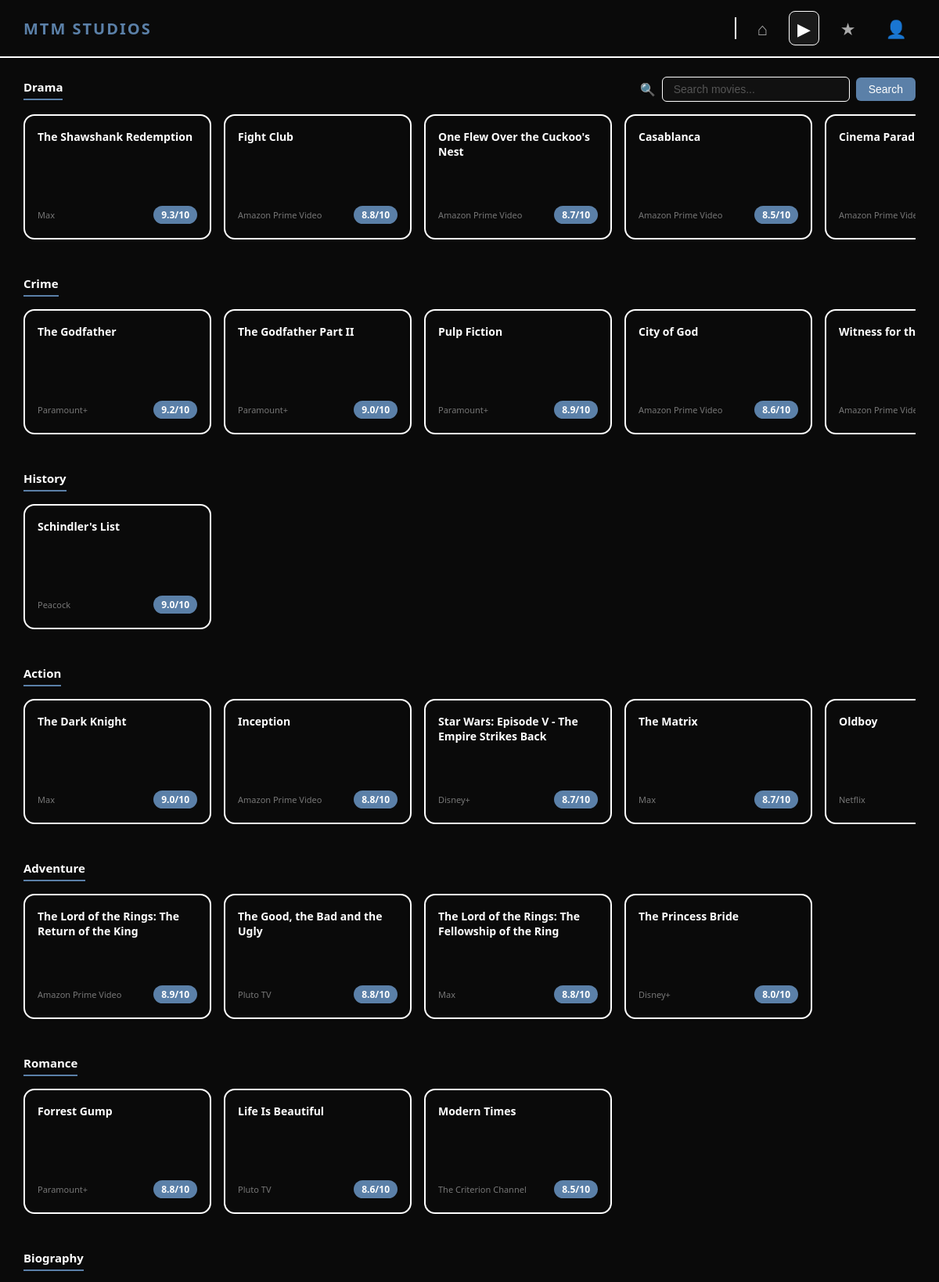
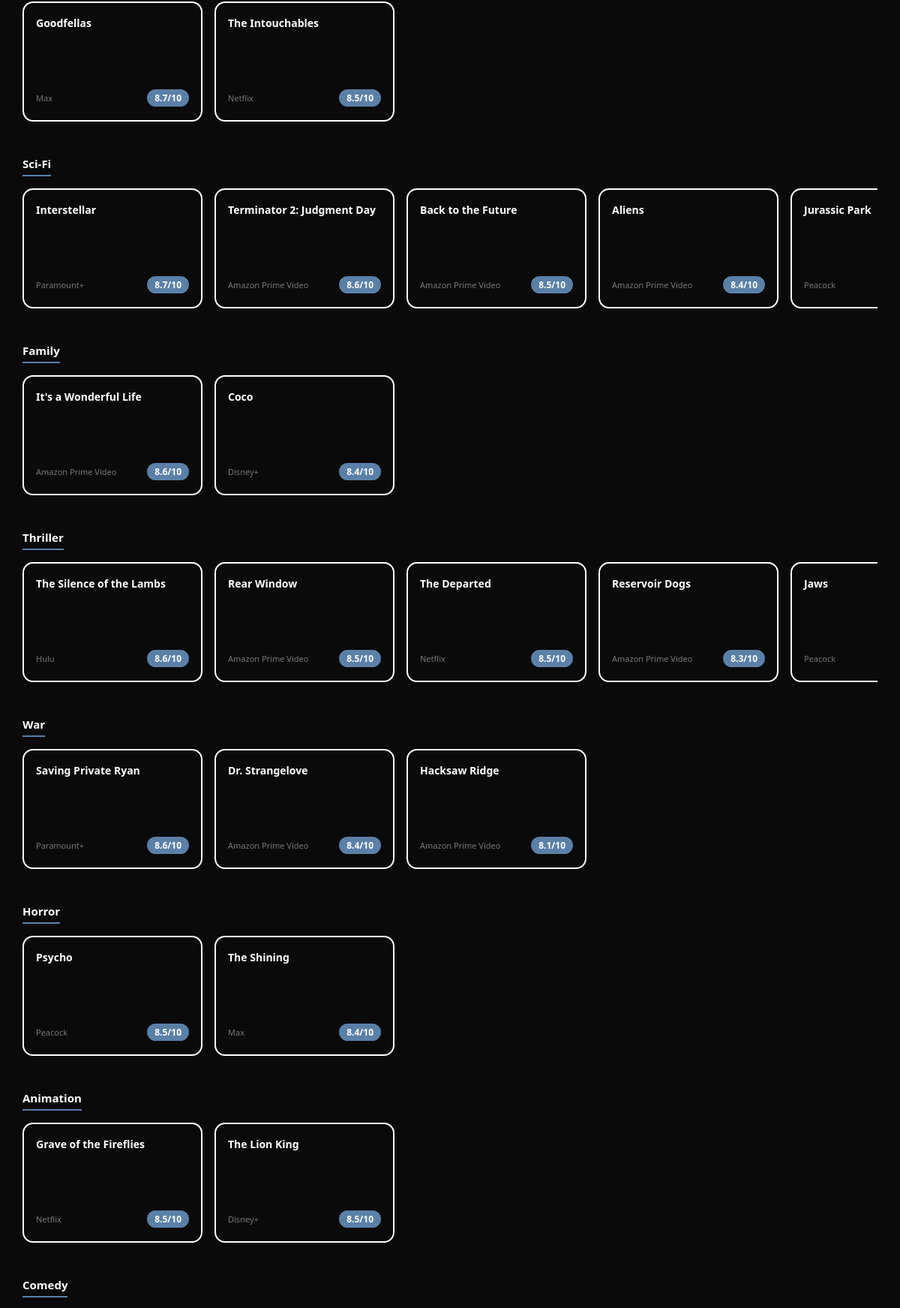
The app's page /movies.php (upper part) with its own data (2 pictures, top to bottom).
### tables this page shows
CREATE TABLE Movies (
 MovieID VARCHAR(20) PRIMARY KEY,
    Title VARCHAR(255),
    PosterURL VARCHAR(255),
    StreamingServices VARCHAR(255),
    Genre VARCHAR(100),
    Rating DECIMAL(3,1),
    Description VARCHAR(255),
    Actors VARCHAR(255)
);

### movies.php (the view, shortened to what this page needs)
<?php
include __DIR__ . '/db_connect.php';
$search = "";
$sql = "SELECT * FROM Movies WHERE 1=1";
$sql .= " ORDER BY Rating DESC";
$result = mysqli_query($conn, $sql);
$movies_by_genre = [];
while ($movie = mysqli_fetch_assoc($result)) {
    $genres     = explode(", ", $movie['Genre']);
    $firstGenre = trim($genres[0]);
    $movies_by_genre[$firstGenre][] = $movie;
}
?>
<!DOCTYPE html>
<html lang="en">
<head>
</head>
<body>
<nav class="navbar">
    <a href="index.php" class="logo">MTM STUDIOS</a>
    <div class="nav-right">
        <div class="nav-divider"></div>
        <div class="nav-icons">
            <a href="index.php" title="Home">&#8962;</a>
            <a href="movies.php" class="active" title="Movies">&#9654;</a>
            <a href="reviews.php" title="Reviews">&#9733;</a>
            <a href="users.php" title="Users">&#128100;</a>
        </div>
    </div>
</nav>
<?php $firstGenre = true; ?>
<?php foreach ($movies_by_genre as $genre => $movies): ?>
    <div class="genre-section">
        <div class="genre-header">
            <div class="genre-label"><?php echo htmlspecialchars($genre); ?></div>
            <?php if ($firstGenre): ?>
                <form class="search-form" method="GET" action="movies.php">
                    <span>&#128269;</span>
                    <input type="text" name="search"
                           placeholder="Search movies..."
                           value="<?php echo htmlspecialchars($search); ?>">
                    <button type="submit">Search</button>
                </form>
                <?php $firstGenre = false; ?>
            <?php endif; ?>
        </div>
        <div class="movie-row">
            <?php foreach ($movies as $movie): ?>
                <a href="movie.php?id=<?php echo urlencode($movie['MovieID']); ?>" class="movie-card">
                    <div class="card-title"><?php echo htmlspecialchars($movie['Title']); ?></div>
                    <div class="card-bottom">
                        <div class="card-service"><?php echo htmlspecialchars($movie['StreamingServices']); ?></div>
                        <span class="card-score"><?php echo $movie['Rating']; ?>/10</span>
                    </div>
                </a>
            <?php endforeach; ?>
        </div>
    </div>
<?php endforeach; ?>
</body>
</html>

### movies.php (style rules this page uses)
* { margin: 0; padding: 0; box-sizing: border-box; }
body { font-family: 'Segoe UI', sans-serif; background-color: #0a0a0a; color: #ffffff; }
.navbar { background-color: #0a0a0a; border-bottom: 2px solid #ffffff; padding: 14px 30px; display: flex; justify-content: space-between; align-items: center; }
.logo { font-size: 20px; font-weight: bold; color: #5b80a8; text-decoration: none; letter-spacing: 2px; }
.nav-right { display: flex; align-items: center; }
.nav-divider { width: 2px; height: 28px; background-color: #ffffff; margin: 0 16px; }
.nav-icons { display: flex; align-items: center; gap: 16px; }
.nav-icons a { color: #aaa; text-decoration: none; font-size: 22px; padding: 6px 10px; border: 1px solid transparent; border-radius: 8px; transition: all 0.2s; }
.nav-icons a:hover, .nav-icons a.active { color: #fff; border-color: #fff; background-color: #1a1a1a; }
.genre-section { padding: 24px 30px 12px; }
.genre-header { display: flex; align-items: center; justify-content: space-between; margin-bottom: 16px; }
.genre-label { font-size: 15px; font-weight: bold; color: #ffffff; border-bottom: 2px solid #5b80a8; display: inline-block; padding-bottom: 5px; }
.search-form { display: flex; align-items: center; gap: 8px; }
.search-form span { font-size: 16px; color: #aaa; }
.search-form input { padding: 7px 14px; background: #111; border: 1px solid #ffffff; border-radius: 6px; color: #fff; font-size: 14px; width: 240px; }
.search-form input::placeholder { color: #555; }
.search-form button { padding: 7px 16px; background: #5b80a8; color: #fff; border: none; border-radius: 6px; font-size: 14px; cursor: pointer; transition: background 0.2s; }
.movie-row { display: flex; gap: 16px; overflow-x: auto; padding-bottom: 10px; }
.movie-card { min-width: 240px; max-width: 240px; height: 160px; background-color: #0a0a0a; border: 2px solid #ffffff; border-radius: 14px; padding: 18px 16px; text-decoration: none; color: #ffffff; display: flex; flex-direction: column; justify-content: space-between; transition: border-color 0.2s, transform 0.2s; flex-shrink: 0; }
.card-title { font-size: 14px; font-weight: bold; line-height: 1.35; }
.card-bottom { display: flex; align-items: center; justify-content: space-between; gap: 8px; }
.card-service { font-size: 11px; color: #777; white-space: nowrap; overflow: hidden; text-overflow: ellipsis; }
.card-score { display: inline-block; background: #5b80a8; color: #fff; padding: 3px 10px; border-radius: 20px; font-size: 12px; font-weight: bold; white-space: nowrap; flex-shrink: 0; }

### records on screen
movies: Title "The Shawshank Redemption", StreamingServices "Max", Rating "9.3"
movies: Title "Fight Club", StreamingServices "Amazon Prime Video", Rating "8.8"
movies: Title "One Flew Over the Cuckoo's Nest", StreamingServices "Amazon Prime Video", Rating "8.7"
movies: Title "Casablanca", StreamingServices "Amazon Prime Video", Rating "8.5"
movies: Title "Cinema…", StreamingServices "Amazon Prime…"
movies: Title "The Godfather", StreamingServices "Paramount+", Rating "9.2"
movies: Title "The Godfather Part II", StreamingServices "Paramount+", Rating "9.0"
movies: Title "Pulp Fiction", StreamingServices "Paramount+", Rating "8.9"
movies: Title "City of God", StreamingServices "Amazon Prime Video", Rating "8.6"
movies: Title "Witness for…", StreamingServices "Amazon Prime…"
movies: Title "Schindler's List", StreamingServices "Peacock", Rating "9.0"
movies: Title "The Dark Knight", StreamingServices "Max", Rating "9.0"
movies: Title "Inception", StreamingServices "Amazon Prime Video", Rating "8.8"
movies: Title "Star Wars: Episode V - The Empire Strikes Back", StreamingServices "Disney+", Rating "8.7"
movies: Title "The Matrix", StreamingServices "Max", Rating "8.7"
movies: Title "Oldboy", StreamingServices "Netflix"
movies: Title "The Lord of the Rings: The Return of the King", StreamingServices "Amazon Prime Video", Rating "8.9"
movies: Title "The Good, the Bad and the Ugly", StreamingServices "Pluto TV", Rating "8.8"
movies: Title "The Lord of the Rings: The Fellowship of the Ring", StreamingServices "Max", Rating "8.8"
movies: Title "The Princess Bride", StreamingServices "Disney+", Rating "8.0"
movies: Title "Forrest Gump", StreamingServices "Paramount+", Rating "8.8"
movies: Title "Life Is Beautiful", StreamingServices "Pluto TV", Rating "8.6"
movies: Title "Modern Times", StreamingServices "The Criterion Channel", Rating "8.5"
movies: Title "Goodfellas", StreamingServices "Max", Rating "8.7"
movies: Title "The Intouchables", StreamingServices "Netflix", Rating "8.5"
movies: Title "Interstellar", StreamingServices "Paramount+", Rating "8.7"
movies: Title "Terminator 2: Judgment Day", StreamingServices "Amazon Prime Video", Rating "8.6"
movies: Title "Back to the Future", StreamingServices "Amazon Prime Video", Rating "8.5"
movies: Title "Aliens", StreamingServices "Amazon Prime Video", Rating "8.4"
movies: Title "Jurassic Park", StreamingServices "Peacock"
movies: Title "It's a Wonderful Life", StreamingServices "Amazon Prime Video", Rating "8.6"
movies: Title "Coco", StreamingServices "Disney+", Rating "8.4"
movies: Title "The Silence of the Lambs", StreamingServices "Hulu", Rating "8.6"
movies: Title "Rear Window", StreamingServices "Amazon Prime Video", Rating "8.5"
movies: Title "The Departed", StreamingServices "Netflix", Rating "8.5"
movies: Title "Reservoir Dogs", StreamingServices "Amazon Prime Video", Rating "8.3"
movies: Title "Jaws", StreamingServices "Peacock"
movies: Title "Saving Private Ryan", StreamingServices "Paramount+", Rating "8.6"
movies: Title "Dr. Strangelove", StreamingServices "Amazon Prime Video", Rating "8.4"
movies: Title "Hacksaw Ridge", StreamingServices "Amazon Prime Video", Rating "8.1"
movies: Title "Psycho", StreamingServices "Peacock", Rating "8.5"
movies: Title "The Shining", StreamingServices "Max", Rating "8.4"
movies: Title "Grave of the Fireflies", StreamingServices "Netflix", Rating "8.5"
movies: Title "The Lion King", StreamingServices "Disney+", Rating "8.5"

### other values on screen
$genre "Drama"
$genre "Crime"
$genre "History"
$genre "Action"
$genre "Adventure"
$genre "Romance"
$genre "Biography"
$genre "Sci-Fi"
$genre "Family"
$genre "Thriller"
$genre "War"
$genre "Horror"
$genre "Animation"
$genre "Comedy"
